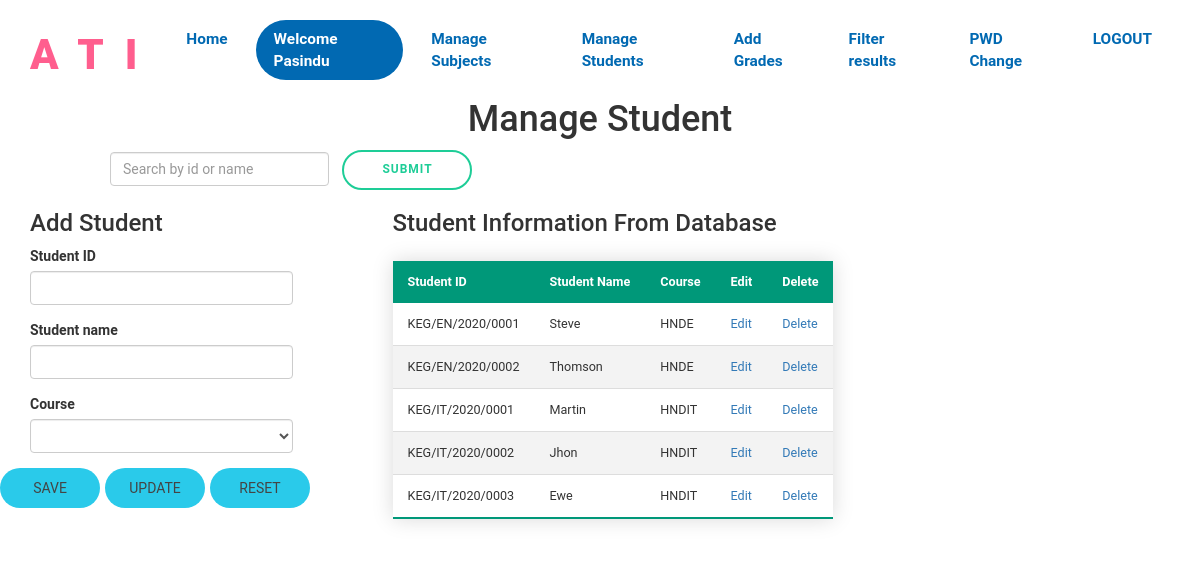
The page /manageStudent.php (signed in) on the database its author committed.
### tables this page shows
CREATE TABLE `student` (
  `id` varchar(20) NOT NULL,
  `name` varchar(20) NOT NULL,
  `course` varchar(10) NOT NULL
);

### manageStudent.php (the view, shortened to what this page needs)
<!DOCTYPE html>
<html lang="en">
<head>
    <link rel="stylesheet" href="https://maxcdn.bootstrapcdn.com/bootstrap/3.4.1/css/bootstrap.min.css">
    <?php
        include "header.php";
        $record[0]=null;$record[1]=null;$record[2]=null;
    if(($_SESSION["role"])=="LECTURER"){
    ?>
</head>
<body>
    <br>
    <br>
    <br>
    <br>
<center><h1>Manage Student</h1></center>
       <form class="form-inline" action="manageStudent.php" method="post">
            <input class="form-control mr-sm-2" type="text" placeholder="Search by id or name" aria-label="Search" name="searchid" style="margin-left:110px">
            <input id="button" type="submit" value="SUBMIT" name="btnSearch">
        </form>
        <div class="container">
            <div class="inner">
                <div class="row">
                    <div class="col-md-3">
                        <h3> Add Student</h3>
                        <form action="manageStudent.php" method="post">
                            <div class="form-group">
                                <label>Student ID</label>
                                <input class="form-control"  place-holder="Student ID" required name="id" value='<?php echo $record[0]?>'>
                            </div>
                            <div class="form-group">
                                <label>Student name</label>
                                <input class="form-control"  place-holder="Student Name" required name="name" value='<?php echo $record[1]?>'>
                            </div>
                            <div class="form-group">
                                <label>Course</label>
                                <select class="form-control" name="course">
                                    <?php
                                        echo "<option>$record[2]</option>";
                                        $sqlCus="SELECT * FROM course";
                                        $resultCus=mysqli_query($con,$sqlCus);
                                        while($rowCus=mysqli_fetch_array($resultCus)) {
                                            echo "<option>$rowCus[1]</option>";
                                        }
                                    ?>
                                </select>
                            </div>
                             <a href="#" name="btnSub" type="submit" value="save" class="btn0 btn-white0 btn-animate0"><button name="btnSub" type="submit" style="background: transparent;border: 5px solid transparent" >SAVE</button></a>
                            <a href="#" name="btnUpd" type="submit" value="update" class="btn1 btn-white1 btn-animate1"><button name="btnUpd" type="submit" style="background: transparent;border: 5px solid transparent">UPDATE</button></a>
                            <a href="#" name="btnClr" type="submit" value="reset" class="btn2 btn-white2 btn-animate2"><button name="btnClr" type="submit" style="background: transparent;border: 5px solid transparent">RESET</button></a>
                        </form>
                    </div>
                    <div class="col-md-9">
                        <h3 class="CIFD">Student Information From Database</h3>
                        <table class="styled-table">
                            <thead>
                                <tr>
                                    <th scope="col">Student ID</th>
                                    <th scope="col">Student Name</th>
                                    <th scope="col">Course</th>
                                    <th scope="col">Edit</th>
                                    <th scope="col">Delete</th>
                                </tr>
                            </thead>
                            <tbody>
                           <?php
                            $sql="SELECT * FROM student";
                            $result=mysqli_query($con, $sql);
                            while($row=mysqli_fetch_array($result)){
                                echo "<tr>
                                <td>$row[0]</td>
                                <td>$row[1]</td>
                                <td>$row[2]</td>
                                <td><a href='manageStudent.php?id=$row[0]'>Edit</a></td>
                                <td><a href='manageStudent.php?DelID=$row[0]'>Delete</a></td>
                                </tr>";
                            }
                            ?>
                            </tbody>
                        </table>
</div>
</div>
</div>
</div>
<?php
    }
    else{
        header("Location:error.html");
    }
   ?>
</body>
</html>

### header.php (style rules this page uses)
* { margin: 0; padding: 0; box-sizing: border-box; font-family: 'Nunito', sans-serif; }

### manageStudent.php (style rules this page uses)
* { font-family: 'Roboto', sans-serif; }
input[type="submit"] { outline: none; height: 40px; text-align: center; width: 130px; margin-left: 10px; border-radius: 40px; background: #fff; border: 2px solid #1ecd97; color: #1ecd97; letter-spacing: 1px; text-shadow: 0; font-size: 12px; font-weight: bold; cursor: pointer; transition: all 0.25s ease; }
.CIFD { margin-left: 70px; }
.styled-table { border-collapse: collapse; margin: 25px 0; margin-left: 70px; font-size: 0.9em; font-family: sans-serif; min-width: 400px; box-shadow: 0 0 20px rgba(0, 0, 0, 0.15); }
.styled-table thead tr { background-color: #009879; color: #ffffff; text-align: left; }
.styled-table th, .styled-table td { padding: 12px 15px; }
.styled-table tbody tr { border-bottom: 1px solid #dddddd; }
.styled-table tbody tr:nth-of-type(even) { background-color: #f3f3f3; }
.styled-table tbody tr:last-of-type { border-bottom: 2px solid #009879; }
.btn0:link, .btn0:visited { text-transform: uppercase; text-decoration: none; padding: 5px 10px; margin-left: -30px; text-align-last: center;s display: inline-block; border-radius: 100px; transition: all 0.2s; height: 40px; width: 100px; position: absolute; }
.btn-white0 { background-color: #2ACAEA; color: #444444; }
.btn0::after { content: ""; display: inline-block; height: 40px; width: 100px; text-align-last: center; border-radius: 100px; position: absolute; top: 0; left: 0; z-index: -1; transition: all 0.4s; }
.btn-white0::after { background-color: #fff; }
.btn1:link, .btn1:visited { text-transform: uppercase; text-decoration: none; margin-left: 75px; text-align-last: center; padding: 5px 10px; height: 40px; width: 100px; display: inline-block; border-radius: 100px; transition: all 0.2s; position: absolute; }
.btn-white1 { background-color: #2ACAEA; color: #444444; }
.btn1::after { content: ""; display: inline-block; text-align-last: center; height: 40px; width: 100px; border-radius: 100px; position: absolute; top: 0; left: 0; z-index: -1; transition: all 0.4s; }
.btn-white1::after { background-color: #fff; }
.btn2:link, .btn2:visited { text-transform: uppercase; margin-left: 180px; text-decoration: none; text-align-last: center; padding: 5px 10px; display: inline-block; height: 40px; width: 100px; border-radius: 100px; transition: all 0.2s; position: absolute; }
.btn-white2 { background-color: #2ACAEA; color: #444444; }
.btn2::after { content: ""; display: inline-block; height: 40px; width: 100px; border-radius: 100px; text-align-last: center; position: absolute; top: 0; left: 0; z-index: -1; transition: all 0.4s; }
.btn-white2::after { background-color: #fff; }

### rows shown on the page
student: id "KEG/EN/2020/0001", name "Steve", course "HNDE"
student: id "KEG/EN/2020/0002", name "Thomson", course "HNDE"
student: id "KEG/IT/2020/0001", name "Martin", course "HNDIT"
student: id "KEG/IT/2020/0002", name "Jhon", course "HNDIT"
student: id "KEG/IT/2020/0003", name "Ewe", course "HNDIT"

### other values the page prints
$_SESSION["user"] "Pasindu"
